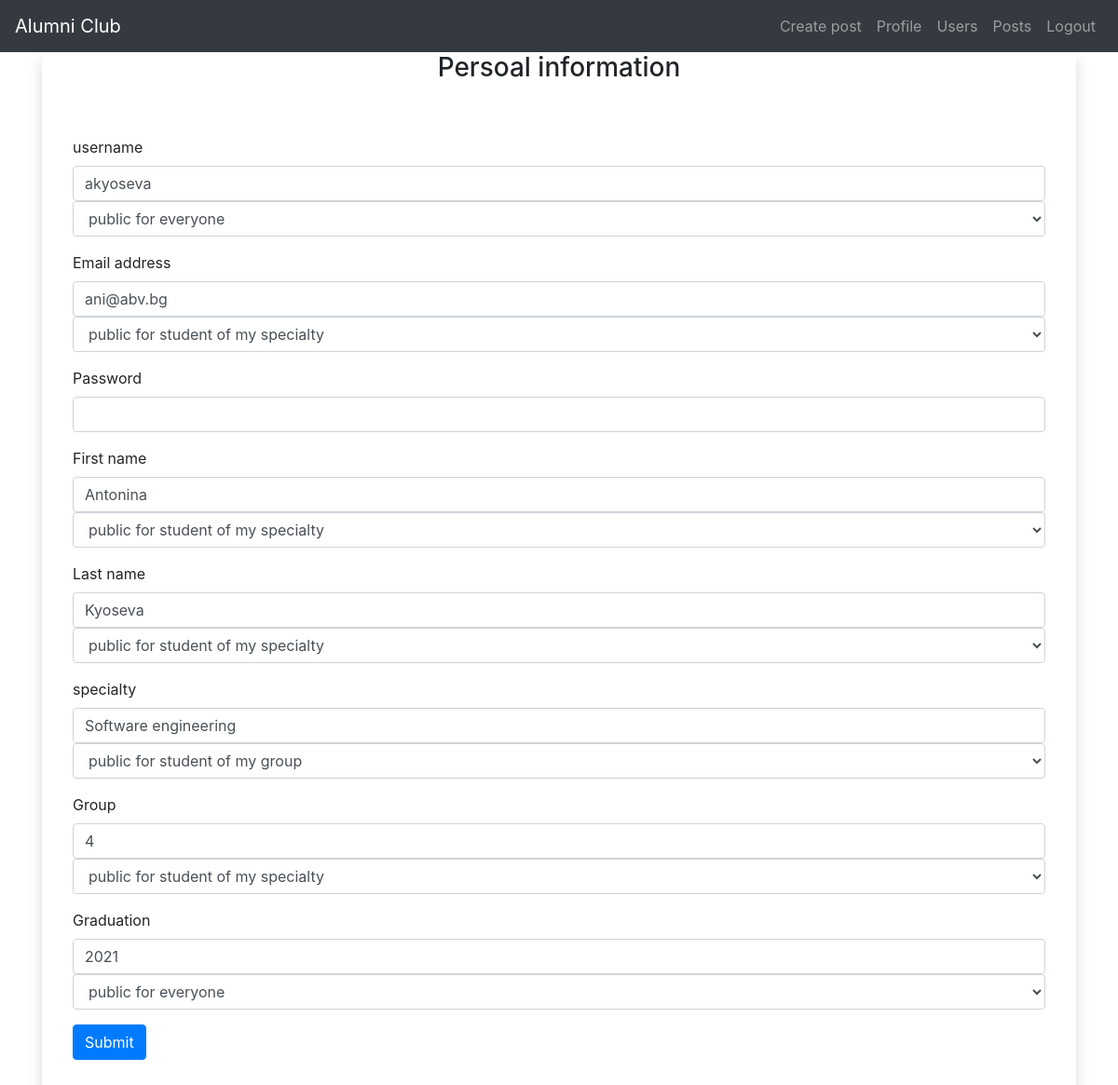
The app's page /profile.php (signed in) with its own data.
### tables this page shows
CREATE TABLE `visibility` (
  `v_user_id` int(11) NOT NULL,
  `v_username` int(11) NOT NULL,
  `v_first_name` int(11) NOT NULL,
  `v_last_name` int(11) NOT NULL,
  `v_specialty` int(11) NOT NULL,
  `v_graduation` int(11) NOT NULL,
  `v_email` int(11) DEFAULT NULL,
  `v_uni_group` int(11) NOT NULL
);

CREATE TABLE `users` (
  `id` int(11) NOT NULL,
  `username` varchar(45) NOT NULL,
  `first_name` varchar(45) NOT NULL,
  `last_name` varchar(45) NOT NULL,
  `specialty` varchar(45) NOT NULL,
  `graduation` year(4) NOT NULL,
  `password` varchar(45) NOT NULL,
  `email` varchar(45) DEFAULT NULL,
  `uni_group` int(11) NOT NULL
);

### profile.php (the view, shortened to what this page needs)
<?php
include 'includes/header.php';
$stmt = $pdo->prepare('SELECT * FROM users INNER JOIN visibility ON id = v_user_id WHERE id = :id');
$stmt->execute(['id' => $_SESSION['id']]);
$user = $stmt->fetch();
?>
<div class="container">
  <div class="card border-0 shadow my-11">
    <h3 style="text-align:center">Persoal information</h3>
    <div class="row">
      <div class="col-md-12 card-body p-5 amber-text">
        <form method="POST">
          <div class="form-group">
            <label for="username">username</label>
            <input name="username" value="<?php echo $user['username']; ?>" type="text" class="form-control" id="username">
            <select name="v_username" class="form-control my-0 py-1 amber-border">
              <option <?php if ($user['v_username'] == 0) echo 'selected'; ?> value="0">public for everyone</option>
            </select>
          </div>
          <div class="form-group">
            <label for="email">Email address</label>
            <input name="email" value="<?php echo $user['email']; ?>" type="email" class="form-control" id="email">
            <select name="v_email" class="form-control my-0 py-1 amber-border">
              <option <?php if ($user['v_email'] == 1) echo 'selected'; ?> value="1">public for student of my specialty</option>
            </select>
          </div>
          <div class="form-group">
            <label for="password">Password</label>
            <input name="password" type="password" class="form-control" id="password">
          </div>
          <div class="form-group">
            <label for="first_name">First name</label>
            <input name="first_name" value="<?php echo $user['first_name']; ?>" type="text" class="form-control" id="first_name">
            <select name="v_first_name" class="form-control my-0 py-1 amber-border">
              <option <?php if ($user['v_first_name'] == 1) echo 'selected'; ?> value="1">public for student of my specialty</option>
            </select>
          </div>
          <div class="form-group">
            <label for="last_name">Last name</label>
            <input name="last_name" value="<?php echo $user['last_name']; ?>" type="text" class="form-control" id="last_name">
            <select name="v_last_name" class="form-control my-0 py-1 amber-border">
              <option <?php if ($user['v_last_name'] == 1) echo 'selected'; ?> value="1">public for student of my specialty</option>
            </select>
          </div>
          <div class="form-group">
            <label for="specialty">specialty</label>
            <input name="specialty" type="text" value="<?php echo $user['specialty']; ?>" class="form-control" id="specialty">
            <select name="v_specialty" class="form-control my-0 py-1 amber-border">
              <option <?php if ($user['v_specialty'] == 2) echo 'selected'; ?> value="2">public for student of my group</option>
            </select>
          </div>
          <div class="form-group">
            <label for="group">Group</label>
            <input name="group" type="number" min="1" max="8" value="<?php echo $user['uni_group']; ?>" class="form-control" id="group">
            <select name="v_group" class="form-control my-0 py-1 amber-border">
              <option <?php if ($user['v_uni_group'] == 1) echo 'selected'; ?> value="1">public for student of my specialty</option>
            </select>
          </div>
          <div class="form-group">
            <label for="graduation">Graduation</label>
            <input name="graduation" type="year" value="<?php echo $user['graduation']; ?>" class="form-control" id="graduation">
            <select name="v_graduation" class="form-control my-0 py-1 amber-border">
              <option <?php if ($user['v_graduation'] == 0) echo 'selected'; ?> value="0">public for everyone</option>
            </select>
          </div>
          <button type="submit" name="save" class="btn btn-primary">Submit</button>
        </form>
      </div>
    </div>
  </div>
</div>
<?php
include 'includes/footer.php';

### records on screen
visibility: username "akyoseva", v_username "public for everyone", email "ani@abv.bg", v_email "public for student of my specialty", first_name "Antonina", v_first_name "public for student of my specialty", last_name "Kyoseva", v_last_name "public for student of my specialty", specialty "Software engineering", v_specialty "public for student of my group", group "4", v_group "public for student of my specialty", graduation "2021", v_graduation "public for everyone"
